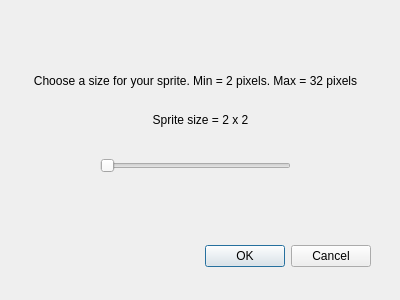
<?xml version="1.0" encoding="UTF-8"?>
<ui version="4.0">
 <class>SizeDialog</class>
 <widget class="QDialog" name="SizeDialog">
  <property name="geometry">
   <rect>
    <x>0</x>
    <y>0</y>
    <width>400</width>
    <height>300</height>
   </rect>
  </property>
  <property name="windowTitle">
   <string>Dialog</string>
  </property>
  <widget class="QDialogButtonBox" name="buttonBox">
   <property name="geometry">
    <rect>
     <x>30</x>
     <y>240</y>
     <width>341</width>
     <height>32</height>
    </rect>
   </property>
   <property name="orientation">
    <enum>Qt::Horizontal</enum>
   </property>
   <property name="standardButtons">
    <set>QDialogButtonBox::Cancel|QDialogButtonBox::Ok</set>
   </property>
  </widget>
  <widget class="QSlider" name="sizeSlider">
   <property name="geometry">
    <rect>
     <x>100</x>
     <y>150</y>
     <width>191</width>
     <height>31</height>
    </rect>
   </property>
   <property name="orientation">
    <enum>Qt::Horizontal</enum>
   </property>
  </widget>
  <widget class="QLabel" name="label">
   <property name="geometry">
    <rect>
     <x>10</x>
     <y>40</y>
     <width>371</width>
     <height>81</height>
    </rect>
   </property>
   <property name="text">
    <string>Choose a size for your sprite. Min = 2 pixels. Max = 32 pixels</string>
   </property>
   <property name="alignment">
    <set>Qt::AlignCenter</set>
   </property>
  </widget>
  <widget class="QLabel" name="sizeLabel">
   <property name="geometry">
    <rect>
     <x>130</x>
     <y>110</y>
     <width>141</width>
     <height>20</height>
    </rect>
   </property>
   <property name="text">
    <string>Sprite size = 2 x 2</string>
   </property>
   <property name="alignment">
    <set>Qt::AlignCenter</set>
   </property>
  </widget>
 </widget>
 <resources/>
 <connections/>
</ui>
